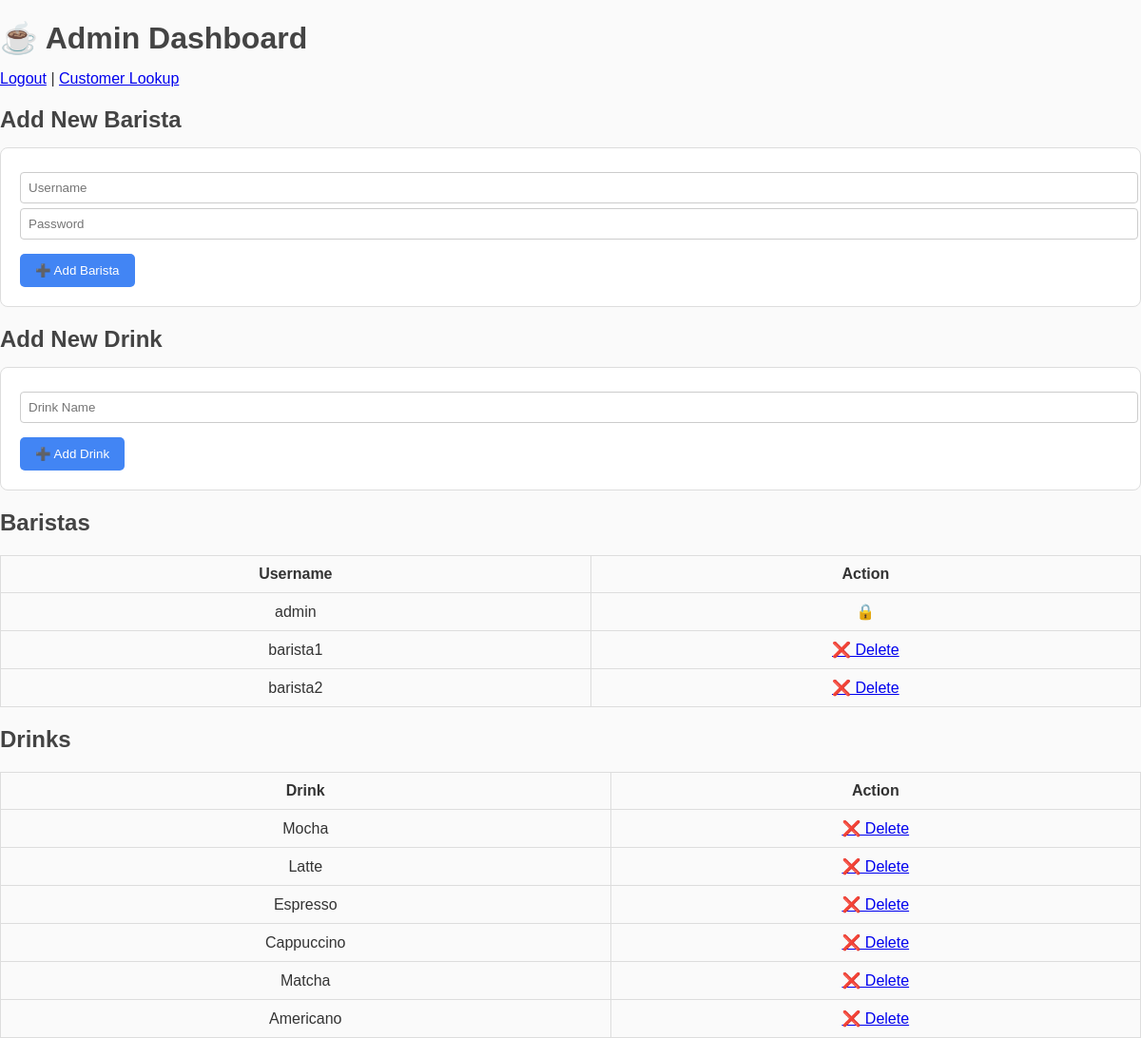
The page /admin (signed in) on the database its author committed.
### tables this page shows
CREATE TABLE drinks (
            id INTEGER PRIMARY KEY AUTOINCREMENT,
            name TEXT UNIQUE
        );

### app.py (the view, shortened to what this page needs)
@app.route("/admin", methods=["GET", "POST"])
def admin():
    if not session.get("logged_in") or session.get("username") != "admin":
        return redirect("/login")
    conn = sqlite3.connect(DB_NAME)
    c = conn.cursor()
    conn_u = sqlite3.connect(USERS_DB)
    cu = conn_u.cursor()
    cu.execute("SELECT username FROM users")
    users = [row[0] for row in cu.fetchall()]
    conn_u.close()
    c.execute("SELECT name FROM drinks")
    drinks = [row[0] for row in c.fetchall()]
    conn.close()
    return render_template("admin.html", users=users, drinks=drinks)

### templates/admin.html (shortened to what this page needs)
<!DOCTYPE html>
<html lang="en">
<head>
    <link rel="stylesheet" href="{{ url_for('static', filename='styles.css') }}">
</head>
<body>
    <h1>☕ Admin Dashboard</h1>
    <a href="{{ url_for('logout') }}">Logout</a> |
    <a href="{{ url_for('lookup') }}">Customer Lookup</a>
    <h2>Add New Barista</h2>
    <form method="POST">
        <input type="text" name="new_user" placeholder="Username" required>
        <input type="password" name="new_pass" placeholder="Password" required>
        <button type="submit">➕ Add Barista</button>
    </form>
    <h2>Add New Drink</h2>
    <form method="POST">
        <input type="text" name="new_drink" placeholder="Drink Name" required>
        <button type="submit">➕ Add Drink</button>
    </form>
    <h2>Baristas</h2>
    <table>
        <tr><th>Username</th><th>Action</th></tr>
        {% for user in users %}
        <tr>
            <td>{{ user }}</td>
            <td>
                {% if user != 'admin' %}
                <a href="{{ url_for('delete_user', username=user) }}">❌ Delete</a>
                {% else %}
                🔒
                {% endif %}
            </td>
        </tr>
        {% endfor %}
    </table>
    <h2>Drinks</h2>
    <table>
        <tr><th>Drink</th><th>Action</th></tr>
        {% for drink in drinks %}
        <tr>
            <td>{{ drink }}</td>
            <td><a href="{{ url_for('delete_drink', drink=drink) }}">❌ Delete</a></td>
        </tr>
        {% endfor %}
    </table>
</body>
</html>

### static/styles.css (style rules this page uses)
body { font-family: Arial, sans-serif; background-color: #fafafa; color: #333; margin: 0; padding: 0; }
h1, h2 { color: #444; margin-bottom: 15px; }
form { background: #fff; border: 1px solid #ddd; padding: 20px; border-radius: 8px; margin-bottom: 20px; }
input, select { width: 100%; padding: 8px; margin-top: 5px; border-radius: 4px; border: 1px solid #ccc; }
button { margin-top: 15px; background-color: #4285f4; color: white; padding: 10px 16px; border: none; border-radius: 5px; cursor: pointer; }
table { width: 100%; border-collapse: collapse; margin-top: 20px; }
table, th, td { border: 1px solid #ddd; }
th, td { padding: 10px; text-align: center; }

### rows shown on the page
drinks: name "Mocha"
drinks: name "Latte"
drinks: name "Espresso"
drinks: name "Cappuccino"
drinks: name "Matcha"
drinks: name "Americano"

### other values the page prints
{{ user }} "admin" "barista1" "barista2"
